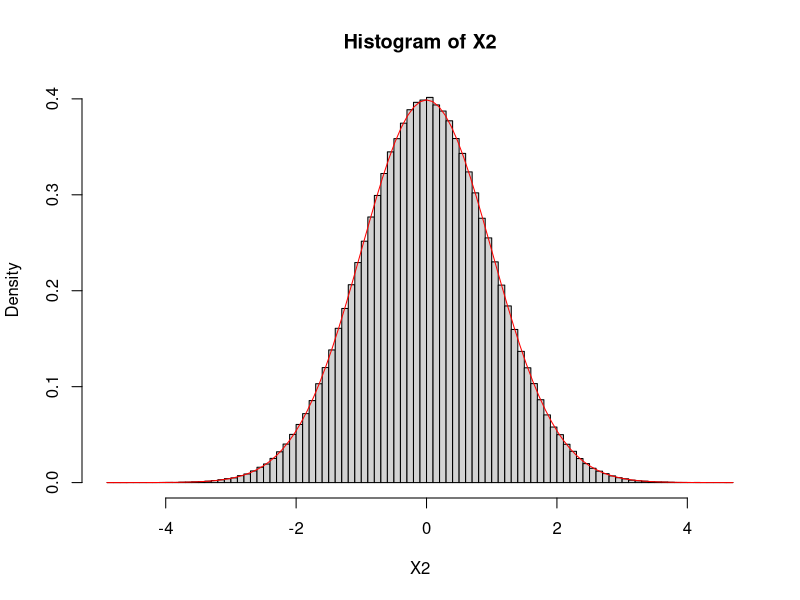
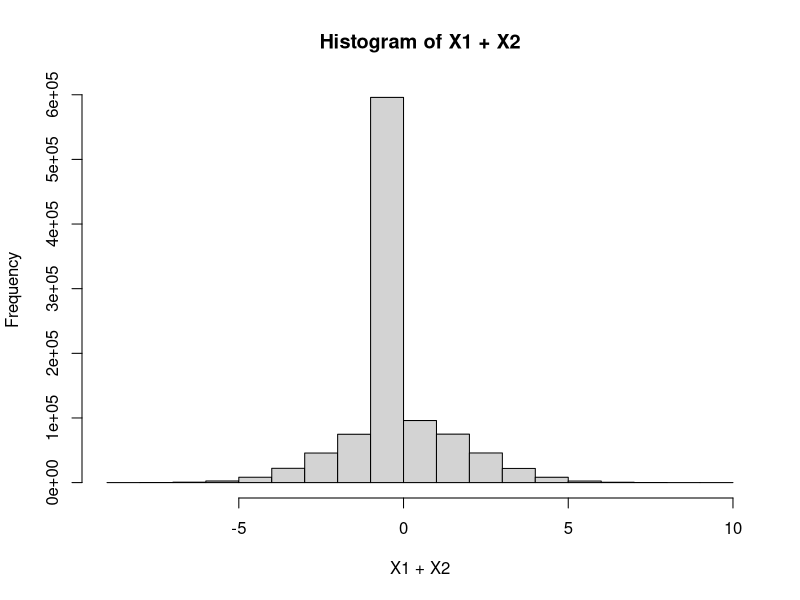

Write the R code that produced these figures, in order.
# simulate X2
N <- 1e6
X1 <- rnorm(N) # N(0,1)
B <- rbinom(N, size = 1, prob = .5) # Bernoulli(1/2)
X2 <- ifelse(B == 0, X1, -X1) # if B==0 X2 <- X1, else X2 <- -X1
# histogram of X2
hist(X2, breaks = 100, freq = FALSE) # histogram
curve(dnorm, add = TRUE, col = "red") # superimpose PDF of N(0,1)
Y <- X1 +X2
hist(X1+X2)
